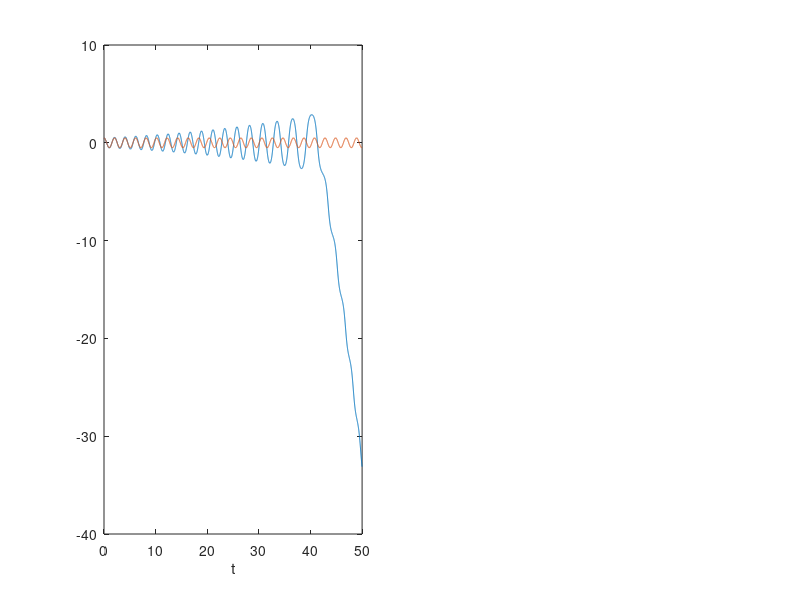

The MATLAB source for this figure: (Note: this script raises an error after producing the figure.)
%**************************************************************************
%*     Section 5.5.5                                                      *
%*     filename: ch05pr11.m                                               *
%*     program listing number: 5.11                                       *
%*                                                                        *
%*     This program finds the trajectory of a pendulum using              *
%*     Euler and Verlet methods.    Euler method shows its numerical      *
%*    instability and the trajectory diverges.                            *
%*                                                                        *
%*     Programed by Ryoichi Kawai for Computational Physics Course        *
%*     Revised on 01/07/2014.                                             *
%**************************************************************************


% system parameters
mass=1; L=1; g=9.8; Omega=sqrt(g/L); I=mass*L^2;

% initial conditions
theta1(1)=0.5; omega1(1)=0;t(1)=0;
theta2(1)=0.5; omega2(1)=0;
E1(1) = - mass*g*L*cos(theta1(1));
E2(1) = - mass*g*L*cos(theta2(1));

% control parameters
tmax=50; N=5000; h=tmax/N;

% Euler method
for i=1:N-1
    t(i+1)=t(1)+i*h;
    omega1(i+1) = omega1(i) - Omega^2 * sin(theta1(i)) * h;
    theta1(i+1) = theta1(i) + omega1(i)*h;
    E1(i+1) = I/2 * omega1(i+1)^2 - mass*g*L*cos(theta1(i+1));
end

% Verlet method
theta2(2) = theta2(1) + omega2(1)*h- Omega^2 * sin(theta2(1))*h^2/2;
for i=2:N
    theta2(i+1)=2*theta2(i)-theta2(i-1)-Omega^2 * sin(theta2(i))*h^2;
    omega2(i) = (theta2(i+1)-theta2(i-1))/(2*h);
    E2(i)=I/2 * omega2(i)^2 - mass*g*L*cos(theta2(i));
end

subplot(1,2,1);
q=plot(t(1:N),theta1(1:N),t(1:N),theta2(1:N));
xlabel('t');
ylabel(texlabel('theta'));
set(q(1),'Color','blue','Linewidth',2);
set(q(2),'Color','red','Linewidth',2);
legend(q,{'Euler','Verlet'});
legend(q,'Location','SouthWest');

subplot(1,2,2);
p=plot(t(1:N),E1(1:N),t(1:N),E2(1:N));
xlabel('t');
ylabel('Energy');
set(p(1),'Color','blue','Linewidth',2);
set(p(2),'Color','red','Linewidth',2);
legend(p,{'Euler','Verlet'});
legend(p,'Location','NorthWest');
